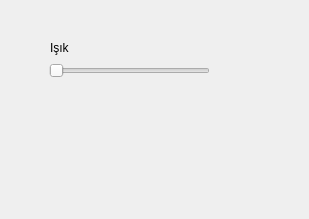
<?xml version="1.0" encoding="UTF-8"?>
<ui version="4.0">
 <class>Form</class>
 <widget class="QWidget" name="Form">
  <property name="geometry">
   <rect>
    <x>0</x>
    <y>0</y>
    <width>309</width>
    <height>219</height>
   </rect>
  </property>
  <property name="windowTitle">
   <string>2.pencere</string>
  </property>
  <widget class="QSlider" name="sliderIsik">
   <property name="geometry">
    <rect>
     <x>49</x>
     <y>60</y>
     <width>161</width>
     <height>22</height>
    </rect>
   </property>
   <property name="minimum">
    <number>0</number>
   </property>
   <property name="maximum">
    <number>255</number>
   </property>
   <property name="orientation">
    <enum>Qt::Horizontal</enum>
   </property>
  </widget>
  <widget class="QLabel" name="lblIsik">
   <property name="geometry">
    <rect>
     <x>50</x>
     <y>40</y>
     <width>161</width>
     <height>16</height>
    </rect>
   </property>
   <property name="text">
    <string>Işık</string>
   </property>
  </widget>
 </widget>
 <resources/>
 <connections/>
</ui>
